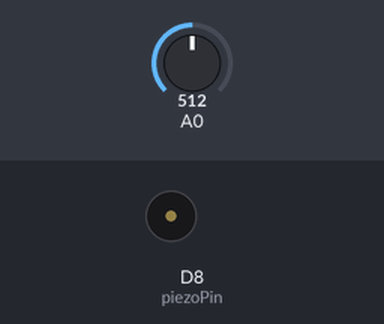
Recording of a sketch running on a simulated ESP8266 (NodeMCU). Parts: buzzer (waves = sounding). The test bench sets the inputs (shaded band); at power-on: A0 = 512. WiFi joins after 1.5 s; servers stay silent unless stated; what the sketch prints to the serial monitor is not drawn.

Above: at 3.2 s.
3.3 s: A0 set to 1023
5.5 s: A0 set to 0
Timing chart, 0 to 8.5 s (numbered marks = the images above; inputs shaded):
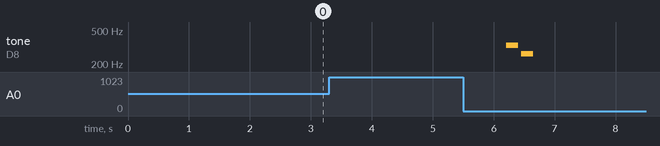

The sketch:

project_02.ino
```cpp
#include <ESP8266WiFi.h>
#include <ESP8266HTTPClient.h>
#define C 262 // 도
#define D 294 // 레
#define E 330 // 미
#define F 349 // 파
#define G 392 // 솔
#define A 440 // 라
#define B 494 // 시
int piezoPin = D8; //부저 핀
int tempo = 200;

//int s_seat[4] = { C, E, G};
//int s_stand[3] = {E, C};
//int n_seat[2] = {E};

const char* ssid = "color21"; //와이파이 시드
const char* password = "color212016"; //와이파이 패스워드
String payload; //서버에서 받은 값
boolean seat = false;

String seat_server = "http://172.30.1.31:8000/seat/1111"; //앉았을 때 서버요청 (1111은 자리번호)
String stand_server = "http://172.30.1.31:8000/stand/1111"; //일어섰을 때 서버요청 (1111은 자리번호)


//함수
void request(); //앉았을때 승인됐는지
void stand(); //일어섰을때


void setup () {
  Serial.begin(115200);
  pinMode(piezoPin, OUTPUT);

  // wifi 연결
  WiFi.begin(ssid, password);
  while (WiFi.status() != WL_CONNECTED) {
    delay(1000);
    Serial.print("Connecting..");
  }
  Serial.println("Seccess");
}
 /////////////////////////////////////////////////////
void loop() {
  int sensor = analogRead(D1); //압력센서
  Serial.println(sensor);
  if(sensor == 1023 && seat == false){ //앉았을때
    Serial.print("go");
    seat = true;  //앉았음
    request();    // 승인 여부 확인
    //Serial.println(payload);
    if(payload == "0"){ //승인되지 않았다면
      while(1){ //일어서기 전까지
        // 삐삐ㅣ삐삐
        int sensor = analogRead(D1);
        Serial.println(sensor);
        tone (piezoPin, E, tempo);
        if(sensor == 0){
          break;
        }
        delay(500);
      }
      seat = false; //다시 안앉은걸로
    }else if(payload == "1"){ // 승인 되었다면
      //띠리리
      tone(piezoPin, C, tempo);
      delay(250);
      tone(piezoPin, E, tempo);
      delay(250);
      tone(piezoPin, G, tempo);
      delay(250);
    }
  }else if (sensor == 0 && seat == true){ //승인받고 앉아 있다가 일어섰을경우
    //서버에 일어났다고 신호보내기
    //띠딩 (일어섯다는 멜로디)
    tone(piezoPin, E, tempo);
    delay(250);
    tone(piezoPin, C, tempo);
    delay(250);
    seat = false;
    stand();
  }
  delay(1000);    //Send a request every 30 seconds
}

/////////////////////////////////////////////////
//함수 선언

void request() { //승인여부 요청
  while(1){ //서버연결에 성공할때까지 실행
    if (WiFi.status() == WL_CONNECTED) {
      HTTPClient http;
      http.begin(seat_server);  //주소
      int httpCode = http.GET();
      if (httpCode > 0) { //오류 안나면
        payload = http.getString();
        Serial.print("payload  ");
        Serial.println(payload);
      }
      Serial.print("no");

      http.end();   //Close connection
      break;
    }
  }
}

void stand(){ //일어섰을때 서버로 알림
   while(1){ //서버연결에 성공할때까지 실행

    if (WiFi.status() == WL_CONNECTED) {

      HTTPClient http;
      http.begin(stand_server);  //주소
      int httpCode = http.GET();
      if (httpCode > 0) { //오류 안나면
        Serial.println("stand");
      }

      http.end();   //Close connection
      break;
      Serial.println("stand");

    }

  }
}
```

Measured:
- after the input at 3.3 s, every drawn part: stays the same
- after the input at 5.5 s, tone on D8 (piezoPin): silent → 330 Hz after 0.70 s, → silent 0.20 s later, → 262 Hz 0.05 s later, → silent 0.20 s later
